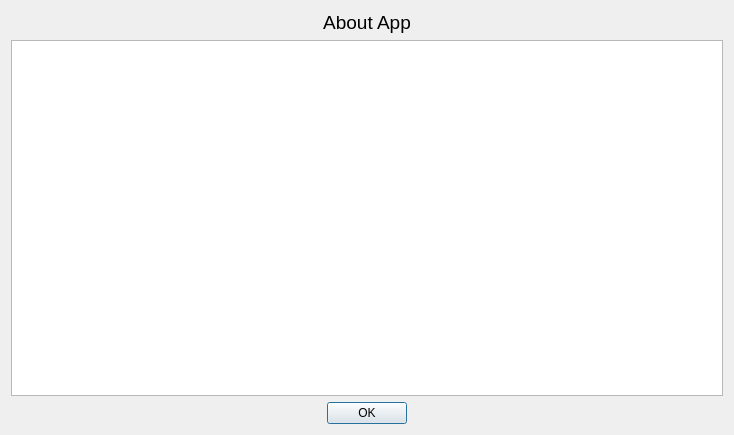
<?xml version="1.0" encoding="UTF-8"?>
<ui version="4.0">
 <class>AboutApp</class>
 <widget class="QDialog" name="AboutApp">
  <property name="geometry">
   <rect>
    <x>0</x>
    <y>0</y>
    <width>734</width>
    <height>435</height>
   </rect>
  </property>
  <property name="windowTitle">
   <string>About App</string>
  </property>
  <property name="windowIcon">
   <iconset>
    <normaloff>../../icons/python.ico</normaloff>../../icons/python.ico</iconset>
  </property>
  <layout class="QGridLayout" name="gridLayout">
   <item row="2" column="0">
    <widget class="QDialogButtonBox" name="buttonBox">
     <property name="orientation">
      <enum>Qt::Horizontal</enum>
     </property>
     <property name="standardButtons">
      <set>QDialogButtonBox::Ok</set>
     </property>
     <property name="centerButtons">
      <bool>true</bool>
     </property>
    </widget>
   </item>
   <item row="1" column="0">
    <widget class="QTextBrowser" name="textBrowser">
     <property name="html">
      <string>&lt;!DOCTYPE HTML PUBLIC &quot;-//W3C//DTD HTML 4.0//EN&quot; &quot;http://www.w3.org/TR/REC-html40/strict.dtd&quot;&gt;
&lt;html&gt;&lt;head&gt;&lt;meta name=&quot;qrichtext&quot; content=&quot;1&quot; /&gt;&lt;style type=&quot;text/css&quot;&gt;
p, li { white-space: pre-wrap; }
&lt;/style&gt;&lt;/head&gt;&lt;body style=&quot; font-family:'Ubuntu'; font-size:11pt; font-weight:400; font-style:normal;&quot;&gt;
&lt;p align=&quot;justify&quot; style=&quot; margin-top:0px; margin-bottom:0px; margin-left:0px; margin-right:0px; -qt-block-indent:0; text-indent:0px;&quot;&gt;&lt;span style=&quot; font-family:'MS Shell Dlg 2'; font-size:16pt; color:#ffffff;&quot;&gt;The detection of edges in a digital image allowsa reduction in the cost os storage and in turn a great abstraction of information. Specifically, the detection of edges in medical image allows us to distinguish the presence of anomalies as a support for medical diagnosis.&lt;/span&gt;&lt;/p&gt;
&lt;p align=&quot;justify&quot; style=&quot; margin-top:0px; margin-bottom:0px; margin-left:0px; margin-right:0px; -qt-block-indent:0; text-indent:0px;&quot;&gt;&lt;span style=&quot; font-size:16pt; color:#ffffff;&quot;&gt;The objective of this work is to implement an application that couples the Perona-Malik anisotropic diffusion model with at least three edge detectors for digital images. The In addition to being able to count on an edge image corresponding to a given original image, the user wants to know the influence of the diffusion coefficient on the final result.&lt;/span&gt;&lt;/p&gt;
&lt;p align=&quot;justify&quot; style=&quot; margin-top:0px; margin-bottom:0px; margin-left:0px; margin-right:0px; -qt-block-indent:0; text-indent:0px;&quot;&gt;&lt;span style=&quot; font-size:16pt; color:#ffffff;&quot;&gt;This application was conceived in python3, so a deep knowledge of the programming language is necessary for its understanding. In addition, it runs on both Windows and Linux as long as the necessary packages are installed.&lt;/span&gt;&lt;/p&gt;&lt;/body&gt;&lt;/html&gt;</string>
     </property>
    </widget>
   </item>
   <item row="0" column="0">
    <widget class="QLabel" name="label">
     <property name="font">
      <font>
       <family>Tahoma</family>
       <pointsize>14</pointsize>
      </font>
     </property>
     <property name="text">
      <string>&lt;html&gt;&lt;head/&gt;&lt;body&gt;&lt;p align=&quot;center&quot;&gt;About App&lt;/p&gt;&lt;/body&gt;&lt;/html&gt;</string>
     </property>
    </widget>
   </item>
  </layout>
 </widget>
 <resources/>
 <connections>
  <connection>
   <sender>buttonBox</sender>
   <signal>accepted()</signal>
   <receiver>AboutApp</receiver>
   <slot>accept()</slot>
   <hints>
    <hint type="sourcelabel">
     <x>248</x>
     <y>254</y>
    </hint>
    <hint type="destinationlabel">
     <x>157</x>
     <y>274</y>
    </hint>
   </hints>
  </connection>
  <connection>
   <sender>buttonBox</sender>
   <signal>rejected()</signal>
   <receiver>AboutApp</receiver>
   <slot>reject()</slot>
   <hints>
    <hint type="sourcelabel">
     <x>316</x>
     <y>260</y>
    </hint>
    <hint type="destinationlabel">
     <x>286</x>
     <y>274</y>
    </hint>
   </hints>
  </connection>
 </connections>
</ui>
